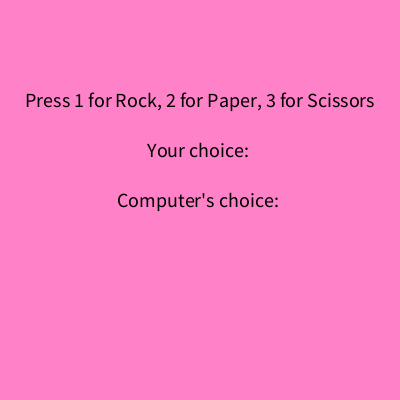
Frame 1 (no input)
Frame 60 (the mouse pressed at the canvas centre just before this capture): identical to frame 1, image omitted
Frame 120 (the mouse held since frame 60 and released just before this capture): identical to frame 1, image omitted

The Processing sketch that drew this single still picture (run headless with seeded random() and noise(); from frame 60 on, the mouse is pressed at the canvas centre):

// Processing sketch: eindopdracht_scissors
// ── eindopdracht_scissors.pde
String[] choices = {"Rock", "Paper", "Scissors"};
String playerChoice = "";
String computerChoice = "";
String result = "";

void setup() {
  size(400, 400); 
  textAlign(CENTER, CENTER); 
  textSize(20); 
}

void draw() {
  background(255,130,200); 


  fill(0); 
  text("Press 1 for Rock, 2 for Paper, 3 for Scissors", width / 2, height / 2 - 100);


  text("Your choice: " + playerChoice, width / 2, height / 2 - 50);
  text("Computer's choice: " + computerChoice, width / 2, height / 2);


  text(result, width / 2, height / 2 + 50);
}

void keyPressed() {
 
  if (key == '1' || key == '2' || key == '3') {
    int playerIndex = key - '1'; 
    playerChoice = choices[playerIndex];

   
    int computerIndex = int(random(3)); 
    computerChoice = choices[computerIndex]; 

  
    result = determineWinner(playerIndex, computerIndex);
  }
}

String determineWinner(int playerIndex, int computerIndex) {
 
  if (playerIndex == computerIndex) {
    return "Tie";
  }
 
  else if ((playerIndex == 0 && computerIndex == 2) ||
           (playerIndex == 1 && computerIndex == 0) || 
           (playerIndex == 2 && computerIndex == 1)) { 
    return "W";
  }
 
  else {
    return "L";
  }
}


//https://youtu.be/DyqMglmrido?si=WLdIzyhwDorH3OtC klein hulp
